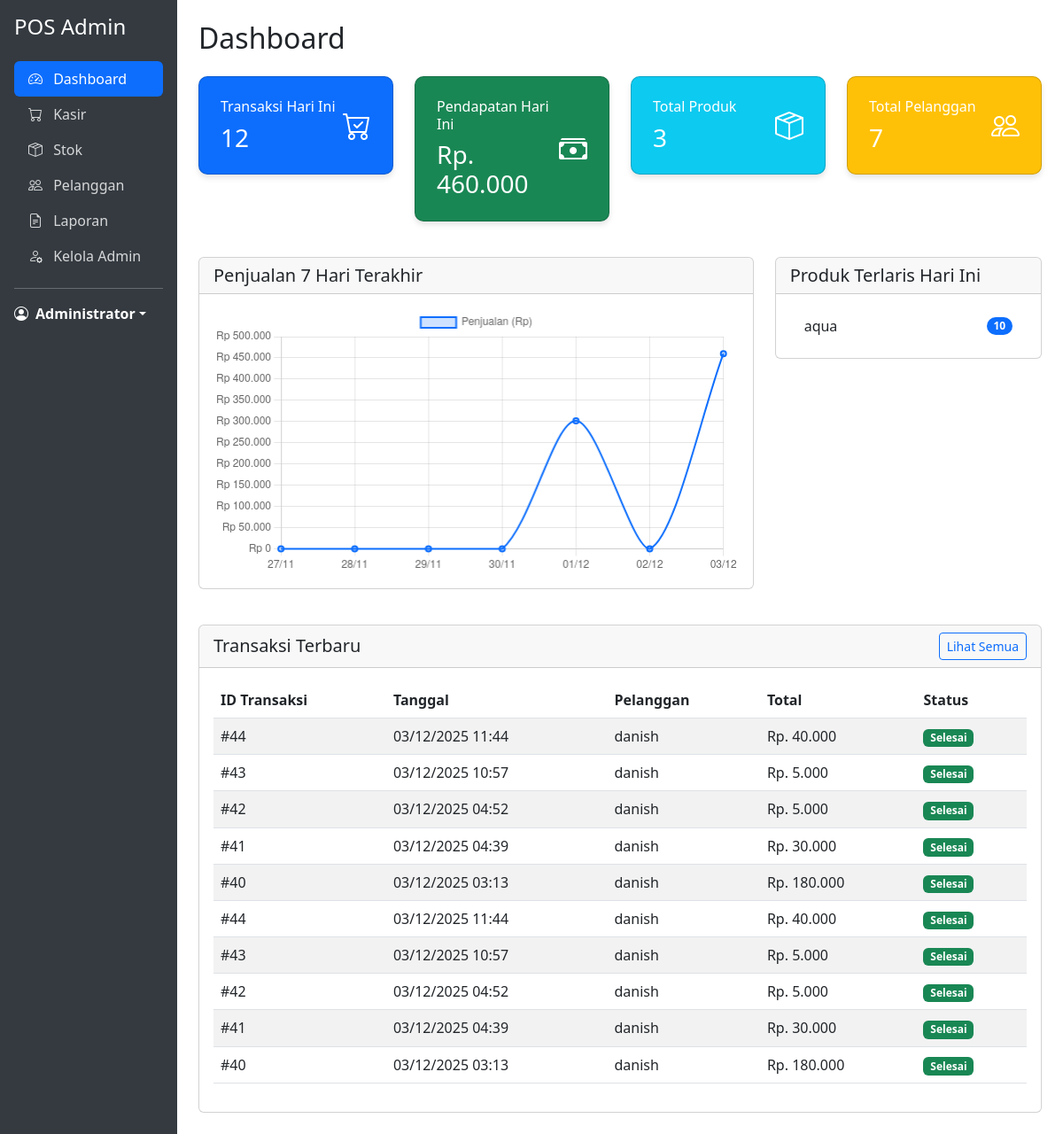
The page /dashboard.php (signed in) on the database its author committed.
### tables this page shows
CREATE TABLE `kasir_penjualan` (
  `PenjualanID` int(11) NOT NULL,
  `PelangganID` int(11) DEFAULT NULL,
  `TanggalPenjualan` datetime NOT NULL,
  `TotalHarga` decimal(10,2) NOT NULL
);

CREATE TABLE `kasir_pelanggan` (
  `PelangganID` int(11) NOT NULL,
  `NamaPelanggan` varchar(100) NOT NULL,
  `Email` varchar(100) DEFAULT NULL,
  `Telepon` varchar(15) DEFAULT NULL,
  `Alamat` text DEFAULT NULL
);

### dashboard.php (the view, shortened to what this page needs)
<?php
include 'koneksi.php';
 $today = date('Y-m-d');
  $query_today = "SELECT COUNT(*) as total_transaksi, SUM(TotalHarga) as total_pendapatan FROM kasir_penjualan WHERE DATE(TanggalPenjualan) = '$today'";
 $result_today = mysqli_query($conn, $query_today);
 $today_stats = mysqli_fetch_assoc($result_today);
 $query_products = "SELECT COUNT(*) as total_produk FROM kasir_produk";
 $result_products = mysqli_query($conn, $query_products);
 $products_stats = mysqli_fetch_assoc($result_products);
 $query_customers = "SELECT COUNT(*) as total_pelanggan FROM kasir_pelanggan";
 $result_customers = mysqli_query($conn, $query_customers);
 $customers_stats = mysqli_fetch_assoc($result_customers);
 $query_top_products = "SELECT p.NamaProduk, SUM(dp.Jumlah) AS total_terjual
    FROM kasir_detailpenjualan dp
    JOIN kasir_produk p ON dp.ProdukID = p.ProdukID
    JOIN kasir_penjualan j ON dp.PenjualanID = j.PenjualanID
    WHERE DATE(j.TanggalPenjualan) = '$today'
    GROUP BY p.ProdukID
    ORDER BY total_terjual DESC
    LIMIT 5";
$result_top_products = mysqli_query($conn, $query_top_products);
 $last_7_days = [];
for ($i = 6; $i >= 0; $i--) {
    $date = date('Y-m-d', strtotime("-$i days"));
    $last_7_days[] = $date;
    $query_sales = "SELECT SUM(TotalHarga) as total FROM kasir_penjualan WHERE DATE(TanggalPenjualan) = '$date'";
    $result_sales = mysqli_query($conn, $query_sales);
    $sales_data = mysqli_fetch_assoc($result_sales);
    $sales[$date] = $sales_data['total'] ? $sales_data['total'] : 0;
}
?>
<!DOCTYPE html>
<html lang="id">
<head>
    <link href="https://cdn.jsdelivr.net/npm/bootstrap@5.3.0/dist/css/bootstrap.min.css" rel="stylesheet">
    <link href="https://cdn.jsdelivr.net/npm/bootstrap-icons@1.10.0/font/bootstrap-icons.css" rel="stylesheet">
</head>
<body>
    <div class="container-fluid">
        <div class="row">
            <div class="col-md-2 p-0 sidebar">
                <div class="d-flex flex-column p-3 text-white">
                    <h4 class="mb-4">POS Admin</h4>
                    <ul class="nav nav-pills flex-column mb-auto">
                        <li class="nav-item">
                            <a href="dashboard.php" class="nav-link active">
                                <i class="bi bi-speedometer2 me-2"></i> Dashboard
                            </a>
                        </li>
                        <li>
                            <a href="index.php" class="nav-link">
                                <i class="bi bi-cart me-2"></i> Kasir
                            </a>
                        </li>
                        <li>
                            <a href="stok.php" class="nav-link">
                                <i class="bi bi-box-seam me-2"></i> Stok
                            </a>
                        </li>
                        <li>
                            <a href="pelanggan.php" class="nav-link">
                                <i class="bi bi-people me-2"></i> Pelanggan
                            </a>
                        </li>
                        <li>
                            <a href="laporan.php" class="nav-link">
                                <i class="bi bi-file-earmark-text me-2"></i> Laporan
                            </a>
                        </li>
                        <li>
    <a href="kelola_admin.php" class="nav-link">
        <i class="bi bi-person-gear me-2"></i> Kelola Admin
    </a>
</li>
                    </ul>
                    <hr>
                    <div class="dropdown">
                        <a href="#" class="d-flex align-items-center text-white text-decoration-none dropdown-toggle" id="dropdownUser1" data-bs-toggle="dropdown" aria-expanded="false">
                            <i class="bi bi-person-circle me-2"></i>
                            <strong><?php echo $_SESSION['admin_name']; ?></strong>
                        </a>
                    </div>
                </div>
            </div>
            <div class="col-md-10 p-4">
                <h2 class="mb-4">Dashboard</h2>
                <div class="row mb-4">
                    <div class="col-md-3 mb-3">
                        <div class="card stat-card bg-primary text-white">
                            <div class="card-body d-flex justify-content-between align-items-center">
                                <div>
                                    <h6 class="card-title">Transaksi Hari Ini</h6>
                                    <h3 class="mb-0"><?php echo $today_stats['total_transaksi']; ?></h3>
                                </div>
                                <i class="bi bi-cart-check"></i>
                            </div>
                        </div>
                    </div>
                    <div class="col-md-3 mb-3">
                        <div class="card stat-card bg-success text-white">
                            <div class="card-body d-flex justify-content-between align-items-center">
                                <div>
                                    <h6 class="card-title">Pendapatan Hari Ini</h6>
                                    <h3 class="mb-0">Rp. <?php echo number_format($today_stats['total_pendapatan'], 0, ',', '.'); ?></h3>
                                </div>
                                <i class="bi bi-cash-stack"></i>
                            </div>
                        </div>
                    </div>
                    <div class="col-md-3 mb-3">
                        <div class="card stat-card bg-info text-white">
                            <div class="card-body d-flex justify-content-between align-items-center">
                                <div>
                                    <h6 class="card-title">Total Produk</h6>
                                    <h3 class="mb-0"><?php echo $products_stats['total_produk']; ?></h3>
                                </div>
                                <i class="bi bi-box-seam"></i>
                            </div>
                        </div>
                    </div>
                    <div class="col-md-3 mb-3">
                        <div class="card stat-card bg-warning text-white">
                            <div class="card-body d-flex justify-content-between align-items-center">
                                <div>
                                    <h6 class="card-title">Total Pelanggan</h6>
                                    <h3 class="mb-0"><?php echo $customers_stats['total_pelanggan']; ?></h3>
                                </div>
                                <i class="bi bi-people"></i>
                            </div>
                        </div>
                    </div>
                </div>
                <div class="row mb-4">
                    <div class="col-md-8 mb-3">
                        <div class="card">
                            <div class="card-header">
                                <h5 class="mb-0">Penjualan 7 Hari Terakhir</h5>
                            </div>
                            <div class="card-body">
                                <div class="chart-container">
                                    <canvas id="salesChart"></canvas>
                                </div>
                            </div>
                        </div>
                    </div>
                    <div class="col-md-4 mb-3">
                        <div class="card">
                            <div class="card-header">
                                <h5 class="mb-0">Produk Terlaris Hari Ini</h5>
                            </div>
                            <div class="card-body">
                                <?php if (mysqli_num_rows($result_top_products) > 0) { ?>
                                    <ul class="list-group list-group-flush">
                                        <?php while ($product = mysqli_fetch_assoc($result_top_products)) { ?>
                                            <li class="list-group-item d-flex justify-content-between align-items-center">
                                                <?php echo $product['NamaProduk']; ?>
                                                <span class="badge bg-primary rounded-pill"><?php echo $product['total_terjual']; ?></span>
                                            </li>
                                        <?php } ?>
                                    </ul>
                                <?php } else { ?>
                                    <p class="text-center text-muted">Belum ada penjualan hari ini</p>
                                <?php } ?>
                            </div>
                        </div>
                    </div>
                </div>
                <div class="row">
                    <div class="col-12">
                        <div class="card">
                            <div class="card-header d-flex justify-content-between align-items-center">
                                <h5 class="mb-0">Transaksi Terbaru</h5>
                                <a href="laporan.php" class="btn btn-sm btn-outline-primary">Lihat Semua</a>
                            </div>
                            <div class="card-body">
                                <div class="table-responsive">
                                    <table class="table table-striped">
                                        <thead>
                                            <tr>
                                                <th>ID Transaksi</th>
                                                <th>Tanggal</th>
                                                <th>Pelanggan</th>
                                                <th>Total</th>
                                                <th>Status</th>
                                            </tr>
                                        </thead>
                                        <tbody>
                                            <?php
 $query_recent = "SELECT p.PenjualanID, p.TanggalPenjualan, p.TotalHarga, pl.NamaPelanggan
    FROM kasir_penjualan p
    LEFT JOIN kasir_pelanggan pl ON p.PelangganID = pl.PelangganID
    ORDER BY p.TanggalPenjualan DESC
    LIMIT 5";
$result_recent = mysqli_query($conn, $query_recent);
if (mysqli_num_rows($result_recent) > 0) {
    while ($transaction = mysqli_fetch_assoc($result_recent)) {
        echo "<tr>
            <td>#{$transaction['PenjualanID']}</td>
            <td>" . date('d/m/Y H:i', strtotime($transaction['TanggalPenjualan'])) . "</td>
            <td>{$transaction['NamaPelanggan']}</td>
            <td>Rp. " . number_format($transaction['TotalHarga'], 0, ',', '.') . "</td>
            <td><span class='badge bg-success'>Selesai</span></td>
        </tr>";
    }
} else {
    echo "<tr><td colspan='5' class='text-center'>Belum ada transaksi</td></tr>";
}
                                            $result_recent = mysqli_query($conn, $query_recent);
                                            if (mysqli_num_rows($result_recent) > 0) {
                                                while ($transaction = mysqli_fetch_assoc($result_recent)) {
                                                    echo "<tr>
                                                        <td>#{$transaction['PenjualanID']}</td>
                                                        <td>" . date('d/m/Y H:i', strtotime($transaction['TanggalPenjualan'])) . "</td>
                                                        <td>{$transaction['NamaPelanggan']}</td>
                                                        <td>Rp. " . number_format($transaction['TotalHarga'], 0, ',', '.') . "</td>
                                                        <td><span class='badge bg-success'>Selesai</span></td>
                                                    </tr>";
                                                }
                                            } else {
                                                echo "<tr><td colspan='5' class='text-center'>Belum ada transaksi</td></tr>";
                                            }
                                            ?>
                                        </tbody>
                                    </table>
                                </div>
                            </div>
                        </div>
                    </div>
                </div>
            </div>
        </div>
    </div>
    <script>
        // Chart for sales
        const ctx = document.getElementById('salesChart').getContext('2d');
        const salesChart = new Chart(ctx, {
            type: 'line',
            data: {
                labels: [
                    '<?php echo date('d/m', strtotime($last_7_days[0])); ?>',
                    '<?php echo date('d/m', strtotime($last_7_days[1])); ?>',
                    '<?php echo date('d/m', strtotime($last_7_days[2])); ?>',
                    '<?php echo date('d/m', strtotime($last_7_days[3])); ?>',
                    '<?php echo date('d/m', strtotime($last_7_days[4])); ?>',
                    '<?php echo date('d/m', strtotime($last_7_days[5])); ?>',
                    '<?php echo date('d/m', strtotime($last_7_days[6])); ?>'
                ],
                datasets: [{
                    label: 'Penjualan (Rp)',
                    data: [
                        <?php echo $sales[$last_7_days[0]]; ?>,
                        <?php echo $sales[$last_7_days[1]]; ?>,
                        <?php echo $sales[$last_7_days[2]]; ?>,
                        <?php echo $sales[$last_7_days[3]]; ?>,
                        <?php echo $sales[$last_7_days[4]]; ?>,
                        <?php echo $sales[$last_7_days[5]]; ?>,
                        <?php echo $sales[$last_7_days[6]]; ?>
                    ],
                    backgroundColor: 'rgba(13, 110, 253, 0.2)',
                    borderColor: 'rgba(13, 110, 253, 1)',
                    borderWidth: 2,
                    tension: 0.3
                }]
            },
            options: {
                responsive: true,
                maintainAspectRatio: false,
                scales: {
                    y: {
                        beginAtZero: true,
                        ticks: {
                            callback: function(value) {
                                return 'Rp ' + value.toLocaleString('id-ID');
                            }
                        }
                    }
                }
            }
        });
    </script>
</body>
</html>

### dashboard.php (style rules this page uses)
.sidebar { min-height: 100vh; background-color: #343a40; }
.sidebar .nav-link { color: rgba(255, 255, 255, 0.8); }
.sidebar .nav-link.active { color: white; background-color: #0d6efd; }
.stat-card { border-radius: 10px; box-shadow: 0 4px 6px rgba(0, 0, 0, 0.1); transition: transform 0.2s; }
.stat-card .card-body { padding: 1.5rem; }
.stat-card i { font-size: 2rem; }
.chart-container { position: relative; height: 300px; }

### rows shown on the page
kasir_penjualan: PenjualanID "44", TanggalPenjualan "03/12/2025 11:44", PelangganID.NamaPelanggan "danish", TotalHarga "40.000"
kasir_penjualan: PenjualanID "43", TanggalPenjualan "03/12/2025 10:57", PelangganID.NamaPelanggan "danish", TotalHarga "5.000"
kasir_penjualan: PenjualanID "42", TanggalPenjualan "03/12/2025 04:52", PelangganID.NamaPelanggan "danish", TotalHarga "5.000"
kasir_penjualan: PenjualanID "41", TanggalPenjualan "03/12/2025 04:39", PelangganID.NamaPelanggan "danish", TotalHarga "30.000"
kasir_penjualan: PenjualanID "40", TanggalPenjualan "03/12/2025 03:13", PelangganID.NamaPelanggan "danish", TotalHarga "180.000"

### other values the page prints
$_SESSION['admin_name'] "Administrator"
$today_stats['total_transaksi'] "12"
$today_stats['total_pendapatan'] "460.000"
$products_stats['total_produk'] "3"
$customers_stats['total_pelanggan'] "7"
$product['NamaProduk'] "aqua"
$product['total_terjual'] "10"
chart data {{ date('d/m', strtotime($last_7_days[0])) }} 27/11
chart data {{ date('d/m', strtotime($last_7_days[1])) }} 28/11
chart data {{ date('d/m', strtotime($last_7_days[2])) }} 29/11
chart data {{ date('d/m', strtotime($last_7_days[3])) }} 30/11
